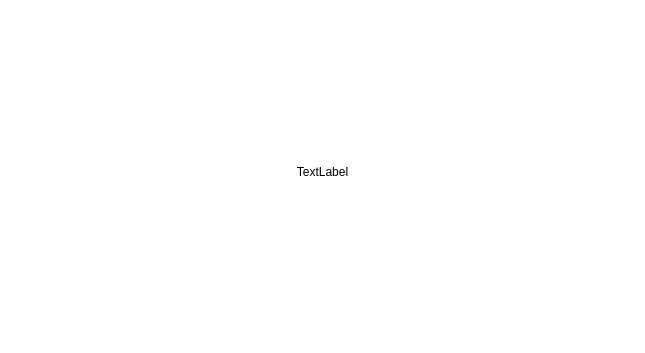
<?xml version="1.0" encoding="UTF-8"?>
<ui version="4.0">
 <class>picForm</class>
 <widget class="QWidget" name="picForm">
  <property name="geometry">
   <rect>
    <x>0</x>
    <y>0</y>
    <width>645</width>
    <height>353</height>
   </rect>
  </property>
  <property name="windowTitle">
   <string>Form</string>
  </property>
  <property name="styleSheet">
   <string notr="true">QWidget#picForm{background-color: rgb(255, 255, 255);}</string>
  </property>
  <layout class="QHBoxLayout" name="horizontalLayout">
   <property name="spacing">
    <number>0</number>
   </property>
   <property name="leftMargin">
    <number>0</number>
   </property>
   <property name="rightMargin">
    <number>0</number>
   </property>
   <property name="bottomMargin">
    <number>20</number>
   </property>
   <item>
    <widget class="QLabel" name="label">
     <property name="sizePolicy">
      <sizepolicy hsizetype="Expanding" vsizetype="Expanding">
       <horstretch>0</horstretch>
       <verstretch>0</verstretch>
      </sizepolicy>
     </property>
     <property name="text">
      <string>TextLabel</string>
     </property>
     <property name="alignment">
      <set>Qt::AlignCenter</set>
     </property>
    </widget>
   </item>
  </layout>
 </widget>
 <resources/>
 <connections/>
</ui>
